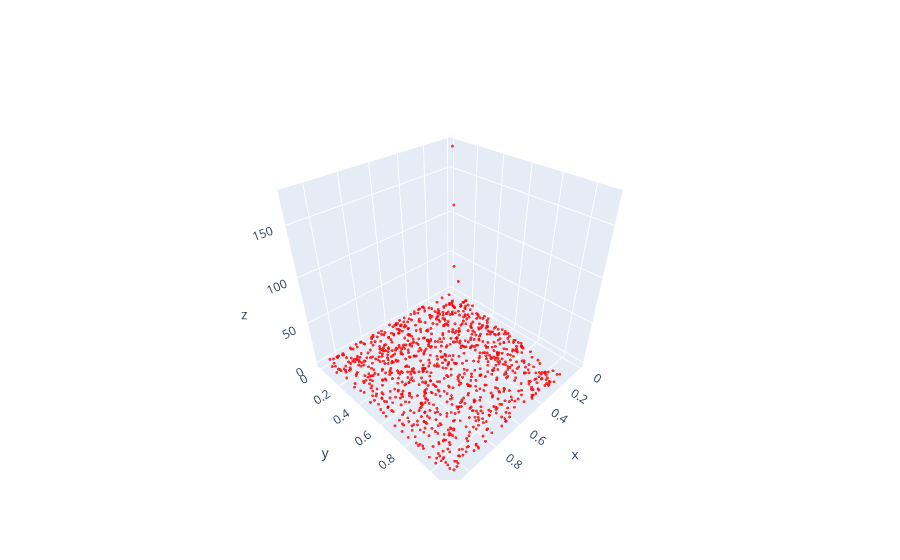

The cell this chart's notebook holds for it:
### Markdown cell above
## Scatter plot of data input to SR pipeline

### Code cell
import numpy as np
import plotly.graph_objects as go
import plotly.io as pio

data_original = np.loadtxt('data/processed_data/dijet_joint_data.csv', delimiter=',', skiprows=1)
indices = np.random.choice(data_original.shape[0], size=1000, replace=False)
data = data_original[indices]
fig = go.Figure(data=[go.Scatter3d(
    x=data[:, 0],
    y=data[:, 1],
    z=data[:, 2],
    mode='markers',
    marker=dict(
        size=1,
        color='red',
        opacity=0.8
    )
)])

# fig.show(renderer='browser')
pio.show(fig)

### Figure 1 — Plotly figure (JSON) as saved in the notebook; plotly's stock layout.template omitted (floating-point values rounded to 4 significant figures; data arrays with more than 128 entries replaced by an {"elided": "..."} marker saying what was removed)
{"data": [{"marker": {"color": "red", "opacity": 0.8, "size": 1}, "mode": "markers", "type": "scatter3d", "x": {"elided": "1000 float values"}, "y": {"elided": "1000 float values"}, "z": {"elided": "1000 float values"}}], "layout": {}}
